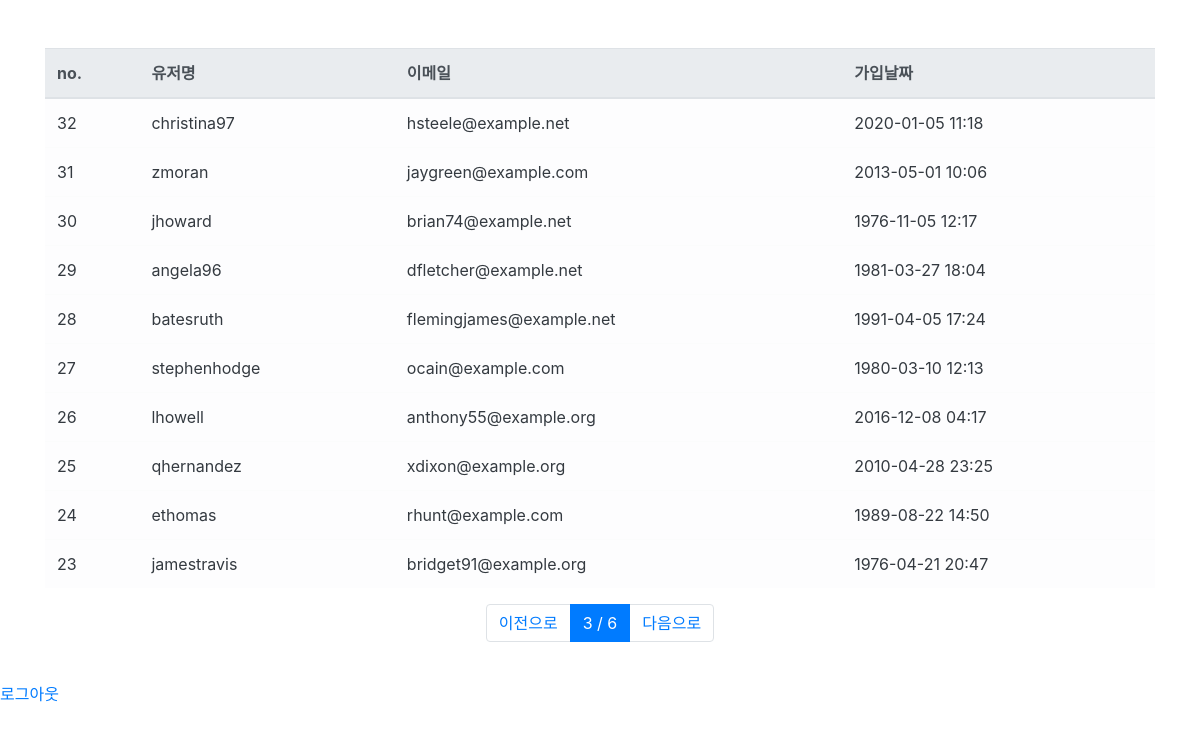
The page /users/?page=3 (signed in) on the database its author committed.
### user/models.py (models this page shows, shortened)
class User(AbstractUser):
    register_date = models.DateTimeField(auto_now_add=True, verbose_name="등록날짜")
    class Meta:
        verbose_name = "사용자"
        verbose_name_plural = "사용자"

### user/views.py (the view)
# urls.py: path("users/", user_list_view, name="user_list"),
def user_list_view(request):
    cur_user = request.user
    if cur_user.is_authenticated:
        page = int(request.GET.get("page", 1))
        users = User.objects.all().order_by("-id")
        paginator = Paginator(users, 10)
        users = paginator.get_page(page)
        return render(request, "users.html", {"users": users})
    else:
        return HttpResponseRedirect("/login")

### templates/users.html (shortened to what this page needs)
{% extends "base.html" %}
{% block content %}
  <div class="container">
<div class="row mt-5">
  <div class="col-12">
    <table class="table table-light">
      <thead class="thead-light">
        <tr>
          <th scope="col">no.</th>
          <th scope="col">유저명</th>
          <th scope="col">이메일</th>
          <th scope="col">가입날짜</th>
        </tr>
      </thead>
      <tbody class="text-dark">
        {% for user in users %}
        <tr>
          <td scope="row">{{ user.id }}</td>
          <td>{{ user.username }}</td>
          <td>{{ user.email }}</td>
          <td>{{ user.register_date|date:'Y-m-d H:i' }}</td>
        </tr>
        {% endfor %}
      </tbody>
    </table>
  </div>
</div>
<nav>
  <ul class="pagination justify-content-center">
    {% if users.has_previous %}
    <li class="page-item">
      <a class="page-link" href="?page={{ users.previous_page_number }}">이전으로</a>
    </li>
    {% else %}
    <li class="page-item disabled">
      <a class="page-link" href="#">이전으로</a>
    </li>
    {% endif %}
    <li class="page-item active">
      <a class="page-link" href="#">{{ users.number}} / {{ users.paginator.num_pages }}</a>
    </li>
    {% if users.has_next %}
    <li class="page-item">
      <a class="page-link" href="?page={{ users.next_page_number }}">다음으로</a>
    {% else %}
    <li class="page-item disabled">
      <a class="page-link disabled" href="#">다음으로</a>
    {% endif %}
    </li>
  </ul>
</nav>
  </div>
{% endblock %}

### rows shown on the page
User: id "32", username "christina97", email "hsteele@example.net", register_date "2020-01-05 11:18"
User: id "31", username "zmoran", email "jaygreen@example.com", register_date "2013-05-01 10:06"
User: id "30", username "jhoward", email "brian74@example.net", register_date "1976-11-05 12:17"
User: id "29", username "angela96", email "dfletcher@example.net", register_date "1981-03-27 18:04"
User: id "28", username "batesruth", email "flemingjames@example.net", register_date "1991-04-05 17:24"
User: id "27", username "stephenhodge", email "ocain@example.com", register_date "1980-03-10 12:13"
User: id "26", username "lhowell", email "anthony55@example.org", register_date "2016-12-08 04:17"
User: id "25", username "qhernandez", email "xdixon@example.org", register_date "2010-04-28 23:25"
User: id "24", username "ethomas", email "rhunt@example.com", register_date "1989-08-22 14:50"
User: id "23", username "jamestravis", email "bridget91@example.org", register_date "1976-04-21 20:47"

### other values the page prints
{{ users.number }} "3"
{{ users.paginator.num_pages }} "6"
